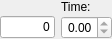
<?xml version="1.0" encoding="UTF-8"?>
<ui version="4.0">
 <class>CTrackViewTrackPropsDlg</class>
 <widget class="QWidget" name="CTrackViewTrackPropsDlg">
  <property name="geometry">
   <rect>
    <x>0</x>
    <y>0</y>
    <width>112</width>
    <height>35</height>
   </rect>
  </property>
  <property name="sizePolicy">
   <sizepolicy hsizetype="Preferred" vsizetype="Fixed">
    <horstretch>0</horstretch>
    <verstretch>0</verstretch>
   </sizepolicy>
  </property>
  <layout class="QGridLayout" name="gridLayout">
   <property name="leftMargin">
    <number>0</number>
   </property>
   <property name="topMargin">
    <number>0</number>
   </property>
   <property name="rightMargin">
    <number>0</number>
   </property>
   <property name="bottomMargin">
    <number>0</number>
   </property>
   <property name="verticalSpacing">
    <number>2</number>
   </property>
   <item row="1" column="1">
    <widget class="QDoubleSpinBox" name="TIME">
     <property name="sizePolicy">
      <sizepolicy hsizetype="MinimumExpanding" vsizetype="Fixed">
       <horstretch>0</horstretch>
       <verstretch>0</verstretch>
      </sizepolicy>
     </property>
     <property name="alignment">
      <set>Qt::AlignRight|Qt::AlignTrailing|Qt::AlignVCenter</set>
     </property>
     <property name="maximum">
      <double>0.000000000000000</double>
     </property>
     <property name="singleStep">
      <double>0.100000000000000</double>
     </property>
    </widget>
   </item>
   <item row="0" column="1">
    <widget class="QLabel" name="label">
     <property name="sizePolicy">
      <sizepolicy hsizetype="MinimumExpanding" vsizetype="Preferred">
       <horstretch>0</horstretch>
       <verstretch>0</verstretch>
      </sizepolicy>
     </property>
     <property name="text">
      <string>Time:</string>
     </property>
    </widget>
   </item>
   <item row="1" column="0">
    <widget class="QLineEdit" name="PREVNEXT">
     <property name="sizePolicy">
      <sizepolicy hsizetype="Expanding" vsizetype="Fixed">
       <horstretch>0</horstretch>
       <verstretch>0</verstretch>
      </sizepolicy>
     </property>
     <property name="text">
      <string>0</string>
     </property>
     <property name="alignment">
      <set>Qt::AlignRight|Qt::AlignTrailing|Qt::AlignVCenter</set>
     </property>
     <property name="readOnly">
      <bool>true</bool>
     </property>
    </widget>
   </item>
  </layout>
 </widget>
 <resources/>
 <connections/>
</ui>
